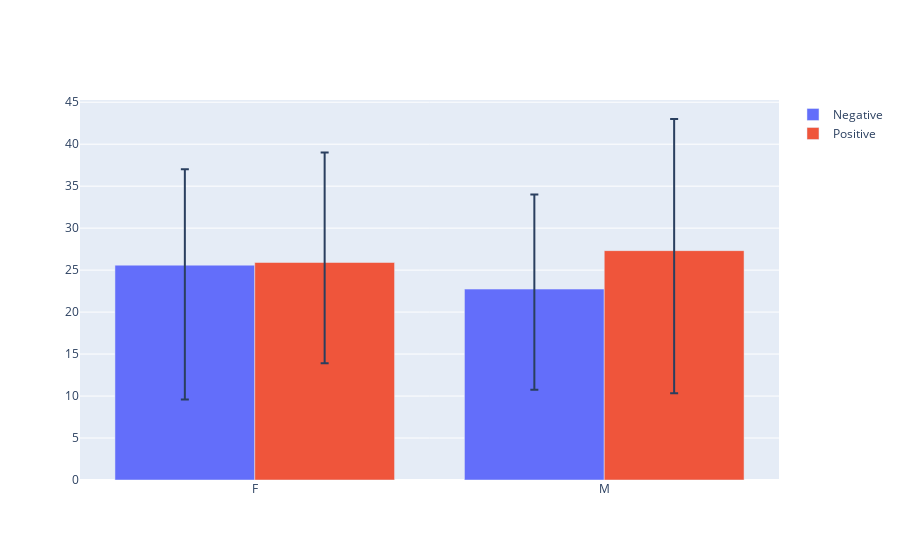

The notebook cell saved with this chart:
### Code cell
f = FairnessEval(actual='Binary_Target', pred='Pred', pred_proba='Score', data=data)
f.make_prevalence(sensitive_variable='Gender', n_samples=100)

### Figure 1 — Plotly figure (JSON) as saved in the notebook; plotly's stock layout.template omitted (floating-point values rounded to 4 significant figures)
{"data": [{"error_y": {"array": [11.41, 11.26], "arrayminus": [16, 12], "symmetric": false, "type": "data"}, "name": "Negative", "type": "bar", "x": ["F", "M"], "y": [25.59, 22.74]}, {"error_y": {"array": [13.09, 15.68], "arrayminus": [12, 17], "symmetric": false, "type": "data"}, "name": "Positive", "type": "bar", "x": ["F", "M"], "y": [25.91, 27.32]}], "layout": {}}
